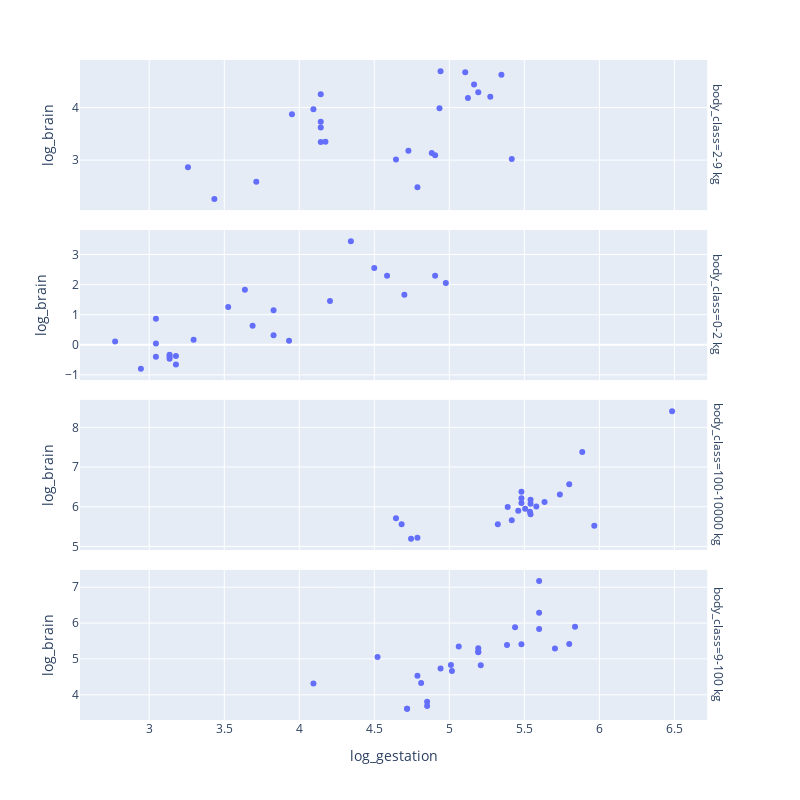

Here is the notebook cell this chart was saved with:
### Code cell
import plotly.express as px
#df = px.data.tips()
fig = px.scatter(df, x="log_gestation", y="log_brain", facet_row="body_class", width=800, height=800)
fig.update_yaxes(matches=None)
fig.show()

### Figure 1 — Plotly figure (JSON) as saved in the notebook; plotly's stock layout.template omitted (floating-point values rounded to 4 significant figures)
{"data": [{"hovertemplate": "body_class=2-9 kg<br>log_gestation=%{x}<br>log_brain=%{y}<extra></extra>", "legendgroup": "", "marker": {"color": "#636efa", "symbol": "circle"}, "mode": "markers", "name": "", "orientation": "v", "showlegend": false, "type": "scatter", "x": [3.434, 4.644, 4.094, 4.174, 4.143, 4.143, 4.143, 4.934, 5.416, 3.714, 5.124, 4.905, 4.787, 4.883, 4.727, 3.258, 4.143, 3.951, 5.165, 5.106, 5.193, 4.942, 5.273, 5.347], "xaxis": "x4", "y": [2.262, 3.011, 3.97, 3.35, 4.251, 3.346, 3.619, 3.989, 3.02, 2.588, 4.182, 3.091, 2.485, 3.135, 3.178, 2.862, 3.728, 3.871, 4.438, 4.673, 4.29, 4.691, 4.205, 4.625], "yaxis": "y4"}, {"hovertemplate": "body_class=0-2 kg<br>log_gestation=%{x}<br>log_brain=%{y}<extra></extra>", "legendgroup": "", "marker": {"color": "#636efa", "symbol": "circle"}, "mode": "markers", "name": "", "orientation": "v", "showlegend": false, "type": "scatter", "x": [4.585, 4.905, 4.7, 3.135, 3.135, 3.178, 3.178, 3.932, 3.829, 3.689, 4.977, 4.205, 3.045, 2.773, 3.526, 3.296, 2.944, 4.344, 3.045, 3.135, 3.045, 4.5, 3.829, 3.638], "xaxis": "x3", "y": [2.293, 2.293, 1.658, -0.3857, -0.462, -0.6539, -0.3711, 0.131, 0.3148, 0.6366, 2.054, 1.454, -0.4005, 0.1133, 1.253, 0.1655, -0.7985, 3.44, 0.03922, -0.3285, 0.8671, 2.549, 1.147, 1.829], "yaxis": "y3"}, {"hovertemplate": "body_class=100-10000 kg<br>log_gestation=%{x}<br>log_brain=%{y}<extra></extra>", "legendgroup": "", "marker": {"color": "#636efa", "symbol": "circle"}, "mode": "markers", "name": "", "orientation": "v", "showlegend": false, "type": "scatter", "x": [6.485, 5.481, 5.416, 5.635, 5.886, 4.745, 5.541, 5.46, 5.537, 5.58, 5.389, 5.481, 5.481, 5.799, 4.682, 5.323, 5.541, 5.505, 5.966, 4.644, 5.737, 4.787, 5.541], "xaxis": "x2", "y": [8.407, 6.215, 5.663, 6.122, 7.378, 5.193, 6.174, 5.9, 5.872, 6.006, 5.991, 6.091, 6.38, 6.568, 5.561, 5.561, 6.075, 5.948, 5.521, 5.71, 6.31, 5.22, 5.811], "yaxis": "y2"}, {"hovertemplate": "body_class=9-100 kg<br>log_gestation=%{x}<br>log_brain=%{y}<extra></extra>", "legendgroup": "", "marker": {"color": "#636efa", "symbol": "circle"}, "mode": "markers", "name": "", "orientation": "v", "showlegend": false, "type": "scatter", "x": [5.384, 5.063, 5.209, 4.852, 5.193, 4.852, 4.812, 5.438, 5.017, 5.011, 4.787, 5.481, 5.193, 5.598, 4.522, 5.799, 4.094, 5.598, 4.718, 4.718, 5.598, 5.838, 4.942, 5.704, 5.193], "xaxis": "x", "y": [5.389, 5.347, 4.82, 3.807, 5.298, 3.689, 4.331, 5.886, 4.663, 4.828, 4.533, 5.407, 5.209, 7.17, 5.056, 5.416, 4.317, 5.838, 3.611, 3.611, 6.286, 5.894, 4.736, 5.288, 5.187], "yaxis": "y"}], "layout": {"annotations": [{"font": {}, "showarrow": false, "text": "body_class=9-100 kg", "textangle": 90, "x": 0.98, "xanchor": "left", "xref": "paper", "y": 0.1138, "yanchor": "middle", "yref": "paper"}, {"font": {}, "showarrow": false, "text": "body_class=100-10000 kg", "textangle": 90, "x": 0.98, "xanchor": "left", "xref": "paper", "y": 0.3712, "yanchor": "middle", "yref": "paper"}, {"font": {}, "showarrow": false, "text": "body_class=0-2 kg", "textangle": 90, "x": 0.98, "xanchor": "left", "xref": "paper", "y": 0.6288, "yanchor": "middle", "yref": "paper"}, {"font": {}, "showarrow": false, "text": "body_class=2-9 kg", "textangle": 90, "x": 0.98, "xanchor": "left", "xref": "paper", "y": 0.8862, "yanchor": "middle", "yref": "paper"}], "height": 800, "legend": {"tracegroupgap": 0}, "margin": {"t": 60}, "width": 800, "xaxis": {"anchor": "y", "domain": [0, 0.98], "title": {"text": "log_gestation"}}, "xaxis2": {"anchor": "y2", "domain": [0, 0.98], "matches": "x", "showticklabels": false}, "xaxis3": {"anchor": "y3", "domain": [0, 0.98], "matches": "x", "showticklabels": false}, "xaxis4": {"anchor": "y4", "domain": [0, 0.98], "matches": "x", "showticklabels": false}, "yaxis": {"anchor": "x", "domain": [0, 0.2275], "title": {"text": "log_brain"}}, "yaxis2": {"anchor": "x2", "domain": [0.2575, 0.485], "title": {"text": "log_brain"}}, "yaxis3": {"anchor": "x3", "domain": [0.515, 0.7425], "title": {"text": "log_brain"}}, "yaxis4": {"anchor": "x4", "domain": [0.7725, 1], "title": {"text": "log_brain"}}}}
